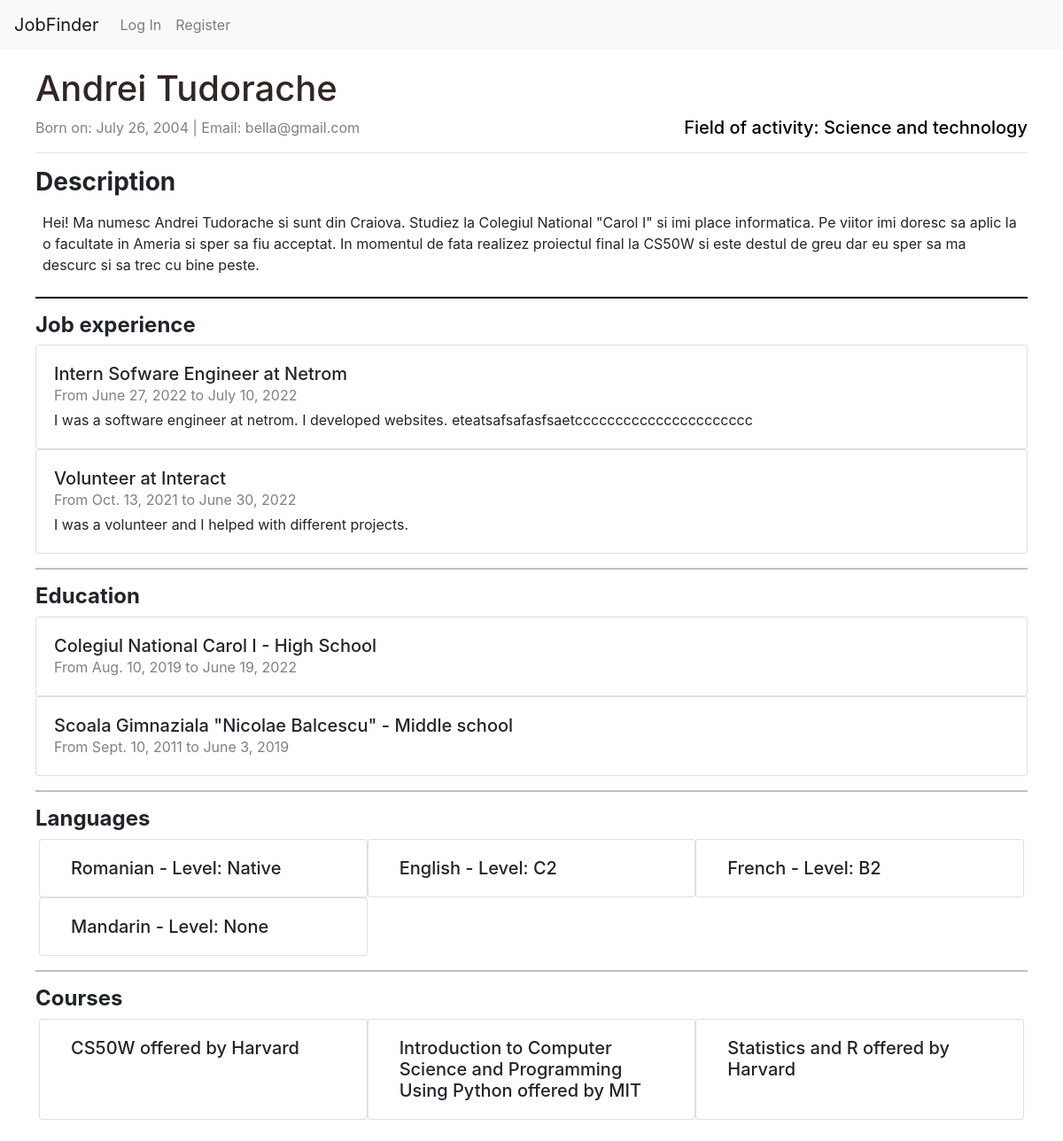
/profile/Bella, run on the app's committed database.
### JobFinderApp/models.py (models this page shows)
class User(AbstractUser):
    description = models.CharField(max_length=500, blank=True, null=True)
    birth_date = models.DateField(blank=True, null=True)
    field = models.CharField(max_length=500, blank=True, null=True)
    is_company = models.BooleanField(default=False)
    location = models.CharField(max_length=100, blank=True, null=True)
    link_to_location = models.CharField(max_length=200, blank=True, null=True)
    class Meta:
        ordering = ['-id']

class Job_experiences(models.Model):
    user = models.ForeignKey(User, on_delete=models.CASCADE, related_name="jobs")
    company_name = models.CharField(max_length=50)
    position = models.CharField(max_length=50)
    description = models.CharField(max_length=200)
    start_date = models.DateField(blank=True, null=True)
    end_date = models.DateField(blank=True, null=True)

class Education(models.Model):
    user = models.ForeignKey(User, on_delete=models.CASCADE, related_name="education")
    institution = models.CharField(max_length=50)
    level = models.CharField(max_length=50)
    start_date = models.DateField(blank=True, null=True)
    end_date = models.DateField(blank=True, null=True)

class Languages(models.Model):
    user = models.ForeignKey(User, on_delete=models.CASCADE, related_name="languages")
    language = models.CharField(max_length=50)
    level = models.CharField(max_length=50)

class Courses(models.Model):
    user = models.ForeignKey(User, on_delete=models.CASCADE, related_name="courses")
    name = models.CharField(max_length=50)
    institution = models.CharField(max_length=50)

### JobFinderApp/views.py (the view)
# urls.py: path("profile/<username>", views.profile, name="profile"),
def profile(request, username):
    return render(request, "JobFinderApp/profile.html", {
        "person": User.objects.get(username = username)
    })

### JobFinderApp/templates/JobFinderApp/profile.html (shortened to what this page needs)
{% extends "JobFinderApp/layout.html" %}
{% block body %}
    {% if not person.is_company %}
        <div class="container-fluid" style="padding: 20px 40px;">
            <h1 style="color:rgb(49, 37, 37);">{{ person.first_name }} {{ person.last_name }}</h1>
            <div style="color: grey">
                Born on: {{ person.birth_date }} | Email: {{ person.email }}
                {% if person.field %}
                    <h5 style="color: black; float: right;">Field of activity: {{ person.field }}</h5>
                {% endif %}
            </div>
            <hr>
            {% if person.description %}
                <div class="mt-3">
                    <h3><strong>Description</strong></h3>
                    <div class="p-2">
                        {{ person.description }}
                    </div>
                </div>
                <hr style="border-color: black; border-width: 2px;">
            {% endif %}
            <h4><strong>Job experience</strong></h4>
            {% for job in person.jobs.all %}
                <div class="card post">
                    <div class="card-body pb-1">
                        <h5 class="card-title mb-0">{{ job.position }} at {{ job.company_name }}</h5>
                        <span style="color: grey;">From {{ job.start_date }} to {{ job.end_date }}</span>
                        <p class="mt-1">{{ job.description }}</p>
                    </div>
                </div>
            {% empty %}
                <div style="padding-left: 3%;">
                    Looks like this user hasn't added any past jobs yet!
                </div>
            {% endfor %}
            <hr style="border-color: rgb(196, 189, 189); border-width: 2px;">
            <h4><strong>Education</strong></h4>
            {% for education in person.education.all %}
                <div class="card post">
                    <div class="card-body">
                        <h5 class="card-title mb-0">{{ education.institution }} - {{ education.level }}</h5>
                        <span style="color: grey;">From {{ education.start_date }} to {{ education.end_date }}</span>
                    </div>
                </div>
            {% empty %}
                <div style="padding-left: 3%;">
                    Looks like this user hasn't added any past education yet!
                </div>
            {% endfor %}
            <hr style="border-color: rgb(196, 189, 189); border-width: 2px;">
            <h4><strong>Languages</strong></h4>
            <div class="row m-1">
                {% for language in person.languages.all %}
                    <div class="col-4 card post" style="display: inline-block;">
                        <div class="card-body">
                            <h5 class="card-title mb-0">{{ language.language }} - Level: {{ language.level }}</h5>
                        </div>
                    </div>
                {% empty %}
                    <div style="padding-left: 3%;">
                        Looks like this user hasn't added any known languages yet!
                    </div>
                {% endfor %}
            </div>
            <hr style="border-color: rgb(196, 189, 189); border-width: 2px;">
            <h4><strong>Courses</strong></h4>
            <div class="row m-1">
            {% for course in person.courses.all %}
                <div class="col-4 card post" style="display: inline-block;">
                    <div class="card-body">
                        <h5 class="card-title mb-0">{{ course.name }} offered by {{ course.institution }}</h5>
                    </div>
                </div>
            {% empty %}
                <div style="padding-left: 3%;">
                    Looks like this user hasn't added any courses yet!
                </div>
            {% endfor %}
        </div>
    {% endif %}
{% endblock %}

### data on the page
User: first_name "Andrei", last_name "Tudorache", birth_date "July 26, 2004", email "bella@gmail.com", field "Science and technology", description "Hei! Ma numesc Andrei Tudorache si sunt din Craiova. Studiez la Colegiul National \"Carol I\" si imi place informatica. Pe viitor imi doresc sa aplic la o facultate in Ameria si sper sa fiu acceptat. In momentul de fata realizez proiectul final la CS50W si este destul de greu dar eu sper sa ma descurc si sa trec cu bine peste."
Job_experiences: position "Intern Sofware Engineer", company_name "Netrom", start_date "June 27, 2022", end_date "July 10, 2022", description "I was a software engineer at netrom. I developed websites. eteatsafsafasfsaetcccccccccccccccccccccc"
Job_experiences: position "Volunteer", company_name "Interact", start_date "Oct. 13, 2021", end_date "June 30, 2022", description "I was a volunteer and I helped with different projects."
Education: institution "Colegiul National Carol I", level "High School", start_date "Aug. 10, 2019", end_date "June 19, 2022"
Education: institution "Scoala Gimnaziala \"Nicolae Balcescu\"", level "Middle school", start_date "Sept. 10, 2011", end_date "June 3, 2019"
Languages: language "Romanian", level "Native"
Languages: language "English", level "C2"
Languages: language "French", level "B2"
Languages: language "Mandarin", level "None"
Courses: name "CS50W", institution "Harvard"
Courses: name "Introduction to Computer Science and Programming Using Python", institution "MIT"
Courses: name "Statistics and R", institution "Harvard"
